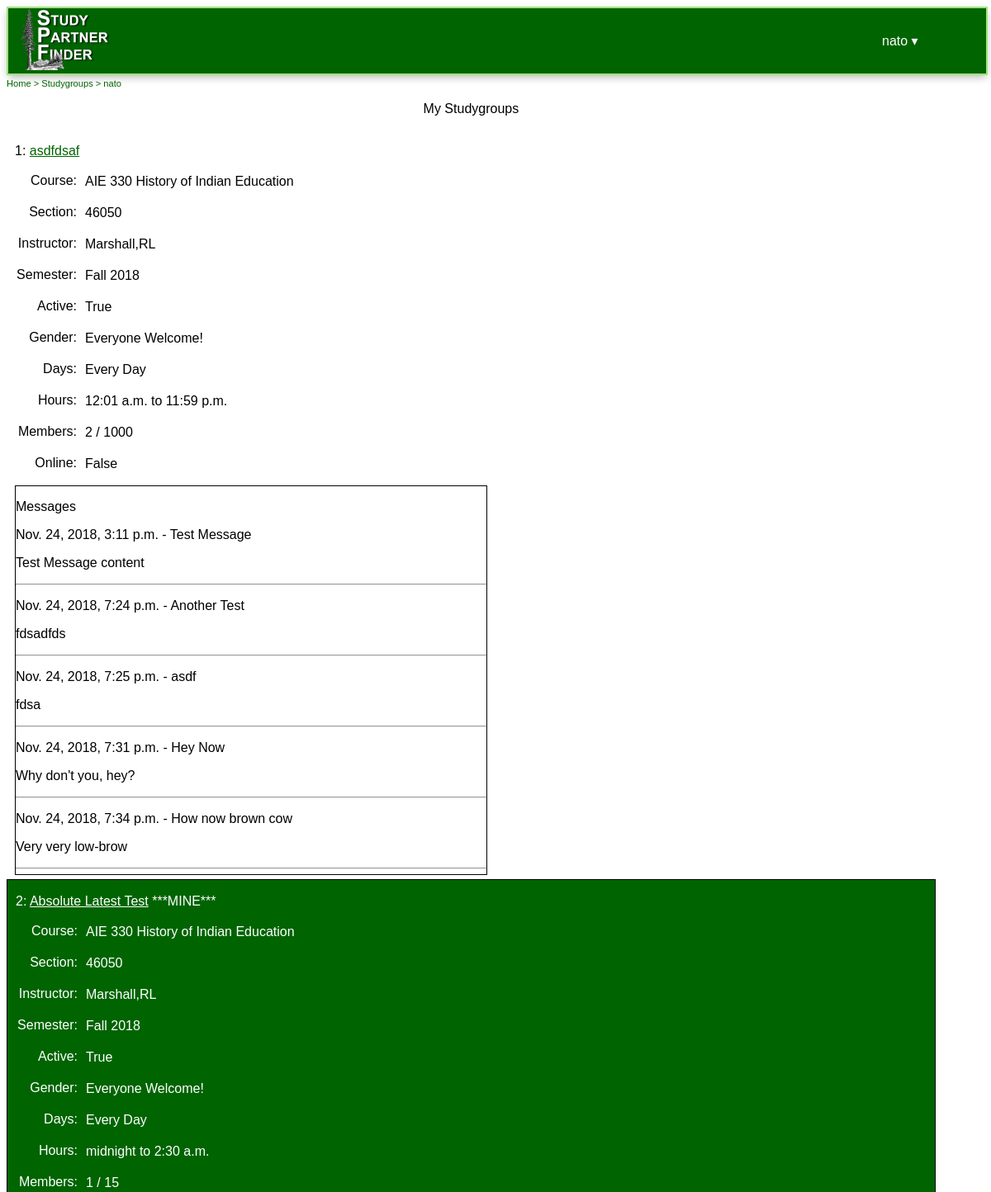
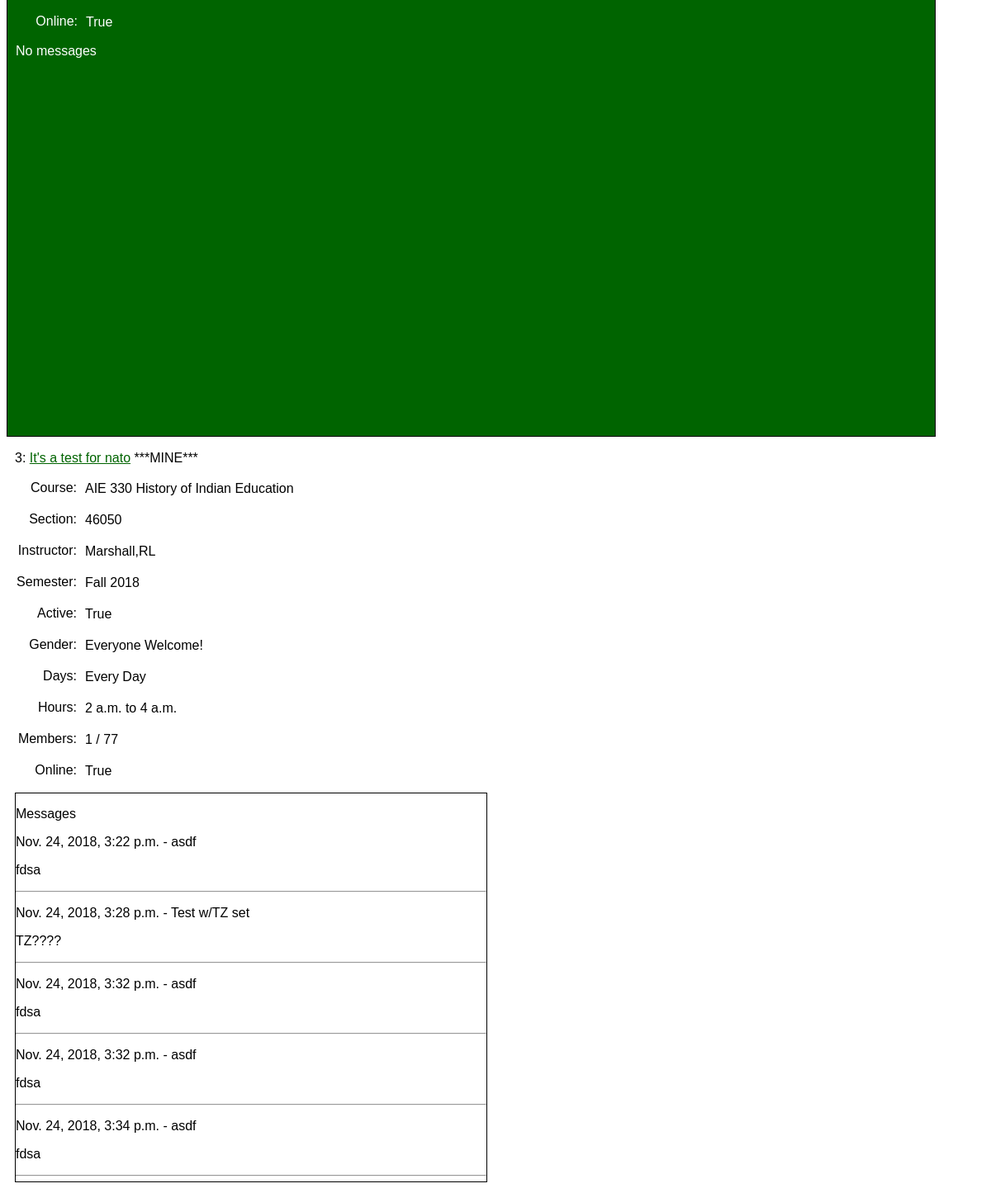
The app's page /studygroups/ (signed in) with its own data (2 pictures, top to bottom).
### users/models.py (models this page shows)
class CustomUser(AbstractUser):
    email = models.EmailField(('email address'), unique = True)
    college = models.CharField(default = 'humboldt.edu', max_length = 200, null = True)
    gender = models.CharField(max_length = 1, choices = MY_GENDER_CHOICES, null = True)
    is_verified = models.BooleanField(default = False)
    verification_code = models.CharField(max_length = 200, null = True)
    verification_date = models.DateTimeField('date verified', null = True)
    has_accepted_tos = models.BooleanField(default = False)

### studygroups/models.py (models this page shows, shortened)
class StudyGroup(models.Model):
    id = models.BigAutoField(primary_key = True)
    post_title = models.CharField(max_length = 250, default = '')
    creator = models.ForeignKey(CustomUser, on_delete = models.CASCADE)
    course = models.ForeignKey(Course, on_delete = models.CASCADE, null = True)
    is_active = models.BooleanField(default = True)
    max_members = models.PositiveIntegerField(
        default = 1000,
        validators = [MinValueValidator(1)])
    gender_specific = models.CharField(max_length = 15, choices = MY_GENDER_CHOICES)
    days_available = models.ManyToManyField(Days)
    hours_available_start = models.TimeField(
        auto_now_add = False,
        blank = True,
        null = True,
        default = datetime.time(0, 1))
    hours_available_end = models.TimeField(
        auto_now_add = False,
        blank = True,
        null = True,
        default = datetime.time(23, 59))
    online_only = models.BooleanField(default = False)

class Course(models.Model):
    id = models.BigAutoField(primary_key = True)
    subject = models.ForeignKey(Subject, on_delete = models.CASCADE)
    cn_number = models.IntegerField(default = 0, null = True)
    class_name = models.CharField(max_length = 200)
    instructor = models.CharField(max_length = 100, default = '')
    semester = models.CharField(max_length = 6, choices = MY_SEMESTER_CHOICES)
    year = models.IntegerField(default = now.year)
    is_active = models.BooleanField(default = True)

class Message(models.Model):
    id = models.BigAutoField(primary_key = True)
    user = models.ForeignKey(CustomUser, on_delete = models.CASCADE)
    date = models.DateTimeField(default = dnow)
    studygroup = models.ForeignKey(StudyGroup, on_delete = models.CASCADE)
    title = models.CharField(max_length = 200)
    body = models.CharField(max_length = 2000)

### studygroups/views.py (the view)
# urls.py: path('', views.index, name = 'index'),
def index(request):
    template = "studygroups/mine.html"
    my_studygroups = list
    if request.user.is_authenticated:
        my_studygroups = GetMyJoinedStudygroups(request.user)
        my_studygroups = sorted(
            my_studygroups,
            key = lambda x: x.studygroup.course.class_name, reverse = False)
    context = { 'studygroup_joined_list': my_studygroups}
    return render(request, template, context)

### studygroups/models.py (called while the page is built)
    def __str__(self):
        return '{}'.format(self.days_available)

### templates/studygroups/mine.html (shortened to what this page needs)
{% extends 'base.html' %}
{% block content %}
<div id="my_studygroups">
{% if user.is_authenticated %}
<p align="center">My Studygroups</p>
{% for studygroup in studygroup_joined_list %}
    <div {% if forloop.counter0|divisibleby:2 %}class="white_sg"{% else %}class="green_sg"{% endif %}>
	    <div style="display: inline-block; *display: inline; zoom: 1; width: 600px; text-align: left;">
		    <p>
		        {{ forloop.counter }}:
		        <a href="/studygroups/view/{{ studygroup.studygroup.id }}"
		        {% if forloop.counter0|divisibleby:2 %} class="green"
		        {% else %}class="white"{% endif %}>{{ studygroup.studygroup.post_title }}</a>
		        {% if studygroup.mine  %}
		        ***MINE***
		        {% endif %}
		    </p>
		    <p>
		        <span class="studygroup_label">Course:</span>
		        <span class="studygroup_data">
		            {{ studygroup.studygroup.course.class_name }}</span>
		    </p>
		    <p>
		        <span class="studygroup_label">Section:</span>
		        <span class="studygroup_data">
		            {{ studygroup.studygroup.course.cn_number }}</span>
		    </p>
		    <p>
		        <span class="studygroup_label">Instructor:</span>
		        <span class="studygroup_data">
		            {{ studygroup.studygroup.course.instructor }}</span>
		    </p>
		    <p>
		        <span class="studygroup_label">Semester:</span>
		        <span class="studygroup_data">
		            {{ studygroup.studygroup.course.semester }}
		            {{ studygroup.studygroup.course.year }}</span></p>
		    <p>
		        <span class="studygroup_label">Active:</span>
		        <span class="studygroup_data">
		            {{ studygroup.studygroup.is_active }}</span>
		    </p>
		    <p>
		        <span class="studygroup_label">Gender:</span>
		        <span class="studygroup_data">
			    {% if studygroup.studygroup.gender_specific == 'U' %}
			    Everyone Welcome!
			    {% endif %}
		        </span>
		    </p>
		    <p>
		        <span class="studygroup_label">Days:</span>
		        <span class="studygroup_data">
		        <span id='days_available_{{ studygroup.studygroup.id }}'>
			    </span></span>
			</p>
		    <p>
		        <span class="studygroup_label">Hours:</span>
		        <span class="studygroup_data">
		            {{ studygroup.studygroup.hours_available_start }} to
		            {{ studygroup.studygroup.hours_available_end }}</span>
		    </p>
		    <p>
		        <span class="studygroup_label">Members:</span>
		        <span class="studygroup_data">
		            {{ studygroup.members|length }}
		            /
		            {{ studygroup.studygroup.max_members }}
		        </span>
		    </p>
		    <p>
		        <span class="studygroup_label">Online:</span>
		        <span class="studygroup_data">{{ studygroup.studygroup.online_only }}
		        </span>
		    </p>
	    </div>
        {% if studygroup.messages %}
		    <div id="messages_{{ studygroup.studygroup.id }}" style="display: inline-block; *display: inline; zoom: 1; vertical-align: top; border: 1px black solid; width: 570px; word-break: break-all; word-wrap: break-word; height: 470px; overflow-y: auto; background-color: #ffffff; color: #000000;">
		        <p>Messages</p>
		        {% for message in studygroup.messages %}
		        <span id="messages_{{ studygroup.studygroup.id }}_span">
		        <span id="message_{{  message.id }}">
		        <p>{{ message.date }} - {{ message.title }}</p>
		        <p>{{ message.body }}</p>
		        </span>
		        <hr />
		        </span>
		        {% endfor %}
		    </div>
        {% else %}
		    <div id="messages_{{ studygroup.studygroup.id }}" style="display: inline-block;* display: inline; zoom: 1; vertical-align: top;  width: 570px; height: 470px; overflow-y: auto;">
		        No messages
		    </div>
	    {% endif %}
	</div>
{% endfor %}
{% endif %}
</div>
{% endblock %}

### templates/base.html (shortened to what this page needs)
{% load staticfiles %}
<!DOCTYPE html>
<html>
<head>
    <link rel="stylesheet" href="{% static "css/jquery.timepicker.css" %}" />
    <link rel="stylesheet" href="{% static "css/spf.css" %}" type="text/css" />
</head>
<body>
    <div id='header' class='header'>
        <div class="box1">
            <div class="logo">
                <a href="/"><img src="{% static "images/SPF-Logo.jpg" %}"
                            width="150"
                            height="75"
                            alt="Study Partner Finder" /></a>
            </div>
        </div>
        <div class="box1">
        {% if user.is_authenticated %}
           <div class="dropdown">
                <button class="dropbtn">
                {% if user.username != "" %}
                    {{ user.username }}
                 {% else %}
                    {{ user.first_name }}
                 {% endif %} &#9662;</button>
            </div>
        {% else %}
            <div>
                <a class="header" href="{% url 'login' %}">Sign In</a> |
                <a href="{% url 'signup' %}">Register</a>
            </div>
        {% endif %}
        </div>
    </div>
    <div id="breadcrumbs" style="width: 100%"><a href="/">Home</a></div>
    <div id="main">
    <main>
       {% block content %}
        {% endblock %}
    </main>
    </div>
</body>
</html>

### StudyPartnerFinder/static/css/spf.css (style rules this page uses)
body { font-size: 100%; font-family: arial; }
p { font-size: 100%; font-family: sans-serif; }
.white { color: #ffffff; }
#main { width: 95%; position: relative; align: center; text-align: center; }
.green { color: black; }
a.green { color: #006400; text-decoration: underline; }
a.green:link { color: #006400; text-decoration: underline; }
a.white { color: #ffffff; text-decoration: underline; }
a.white:link { color: #ffffff; text-decoration: underline; }
.studygroup_label { display:inline-block; *display: inline; zoom:1; float: left; padding-top: 2px; text-align: right; width: 75px; }
.studygroup_data { margin-top: 1px; margin-bottom: 1px; display:inline-block; *display: inline; zoom:1; vertical-align:middle; padding-top: 2px; margin-left:10px }
#header { border: 2px solid #9fe37f; background-color: #006400; width: 100%; height: 79px; color: #ffffff; text-align: justify; -ms-text-justify: distribute-all-lines; text-justify: distribute-all-lines; -webkit-box-shadow: 0px 4px 10px -2px rgba(0, 0, 0, 0.3); -moz-box-shadow: 0px 4px 10px -2px rgba(0, 0, 0, 0.3); box-shadow: 0 4px 10px -2px rgba(0, 0, 0, 0.3); }
.header div { white-space:nowrap; }
.logo { position: relative; display: inline-block; margin-left: 10px; }
.header a { color: white; text-decoration: none; }
.box1, .box2, .box4 { width: 150px; vertical-align: middle; display: inline-block; *display: inline; zoom: 1 }
.white_sg { //border-style: solid; //border-width: 1px; background-color: #ffffff; color: #000000; position: relative; align: center; margin-top: 0px; padding-top: 1px; padding-bottom: 5px; padding-left: 10px; padding-right: 10px; }
.green_sg { color: #ffffff; background-color: #006400; position: relative; align: center; margin-top: 0px; padding-top: 1px; padding-bottom: 5px; padding-left: 10px; padding-right: 10px; border-style: solid; border-color: #000000; border-width: 1px; }
#breadcrumbs { width: 100%; align: left; color: #006400; font-size: smaller; margin-left: 0px; margin-top: 1px; padding-top: 1px; }
.dropbtn { background-color: #006400; color: #ffffff; padding: 24px; font-size: 16px; border: none; cursor: pointer; }
.dropdown { position: relative; display: inline-block; margin-right: 50px; }
#my_studygroups { position: relative; color: #000000; align:center; margin-top:15px; align:center; text-align: justify; }

### records on screen
CustomUser: username "nato"
StudyGroup: studygroup.post_title "asdfdsaf", studygroup.course.class_name "AIE 330 History of Indian Education", studygroup.course.cn_number "46050", studygroup.course.instructor "Marshall,RL", studygroup.course.semester "Fall", studygroup.course.year "2018", studygroup.is_active "True", studygroup.hours_available_start "12:01 a.m.", studygroup.hours_available_end "11:59 p.m.", studygroup.max_members "1000", studygroup.online_only "False"
Message: date "Nov. 24, 2018, 3:11 p.m.", title "Test Message", body "Test Message content"
Message: date "Nov. 24, 2018, 7:24 p.m.", title "Another Test", body "fdsadfds"
Message: date "Nov. 24, 2018, 7:25 p.m.", title "asdf", body "fdsa"
Message: date "Nov. 24, 2018, 7:31 p.m.", title "Hey Now", body "Why don't you, hey?"
Message: date "Nov. 24, 2018, 7:34 p.m.", title "How now brown cow", body "Very very low-brow"
StudyGroup: studygroup.post_title "Absolute Latest Test", studygroup.course.class_name "AIE 330 History of Indian Education", studygroup.course.cn_number "46050", studygroup.course.instructor "Marshall,RL", studygroup.course.semester "Fall", studygroup.course.year "2018", studygroup.is_active "True", studygroup.hours_available_start "midnight", studygroup.hours_available_end "2:30 a.m.", studygroup.max_members "15", studygroup.online_only "True"
StudyGroup: studygroup.post_title "It's a test for nato", studygroup.course.class_name "AIE 330 History of Indian Education", studygroup.course.cn_number "46050", studygroup.course.instructor "Marshall,RL", studygroup.course.semester "Fall", studygroup.course.year "2018", studygroup.is_active "True", studygroup.hours_available_start "2 a.m.", studygroup.hours_available_end "4 a.m.", studygroup.max_members "77", studygroup.online_only "True"
Message: date "Nov. 24, 2018, 3:22 p.m.", title "asdf", body "fdsa"
Message: date "Nov. 24, 2018, 3:28 p.m.", title "Test w/TZ set", body "TZ????"
Message: date "Nov. 24, 2018, 3:32 p.m.", title "asdf", body "fdsa"
Message: date "Nov. 24, 2018, 3:32 p.m.", title "asdf", body "fdsa"
Message: date "Nov. 24, 2018, 3:34 p.m.", title "asdf", body "fdsa"

### other values on screen
{{ studygroup.members|length }} "2" "1" "1"
